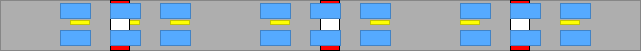
      <widget class="QFrame" name="frame_6">
       <property name="geometry">
        <rect>
         <x>70</x>
         <y>190</y>
         <width>641</width>
         <height>51</height>
        </rect>
       </property>
       <property name="styleSheet">
        <string notr="true">background-color: rgb(174, 174, 174);</string>
       </property>
       <property name="frameShape">
        <enum>QFrame::Shape::StyledPanel</enum>
       </property>
       <property name="frameShadow">
        <enum>QFrame::Shadow::Raised</enum>
       </property>
       <widget class="QFrame" name="frame_115">
        <property name="geometry">
         <rect>
          <x>560</x>
          <y>20</y>
          <width>20</width>
          <height>5</height>
         </rect>
        </property>
        <property name="styleSheet">
         <string notr="true">background-color: rgb(255, 255, 0);</string>
        </property>
        <property name="frameShape">
         <enum>QFrame::Shape::StyledPanel</enum>
        </property>
        <property name="frameShadow">
         <enum>QFrame::Shadow::Raised</enum>
        </property>
       </widget>
       <widget class="QFrame" name="frame_113">
        <property name="geometry">
         <rect>
          <x>460</x>
          <y>20</y>
          <width>20</width>
          <height>5</height>
         </rect>
        </property>
        <property name="styleSheet">
         <string notr="true">background-color: rgb(255, 255, 0);</string>
        </property>
        <property name="frameShape">
         <enum>QFrame::Shape::StyledPanel</enum>
        </property>
        <property name="frameShadow">
         <enum>QFrame::Shadow::Raised</enum>
        </property>
       </widget>
       <widget class="QFrame" name="frame_114">
        <property name="geometry">
         <rect>
          <x>510</x>
          <y>20</y>
          <width>20</width>
          <height>5</height>
         </rect>
        </property>
        <property name="styleSheet">
         <string notr="true">background-color: rgb(255, 255, 0);</string>
        </property>
        <property name="frameShape">
         <enum>QFrame::Shape::StyledPanel</enum>
        </property>
        <property name="frameShadow">
         <enum>QFrame::Shadow::Raised</enum>
        </property>
       </widget>
       <widget class="QFrame" name="frame_118">
        <property name="geometry">
         <rect>
          <x>170</x>
          <y>20</y>
          <width>20</width>
          <height>5</height>
         </rect>
        </property>
        <property name="styleSheet">
         <string notr="true">background-color: rgb(255, 255, 0);</string>
        </property>
        <property name="frameShape">
         <enum>QFrame::Shape::StyledPanel</enum>
        </property>
        <property name="frameShadow">
         <enum>QFrame::Shadow::Raised</enum>
        </property>
       </widget>
       <widget class="QFrame" name="frame_116">
        <property name="geometry">
         <rect>
          <x>70</x>
          <y>20</y>
          <width>20</width>
          <height>5</height>
         </rect>
        </property>
        <property name="styleSheet">
         <string notr="true">background-color: rgb(255, 255, 0);</string>
        </property>
        <property name="frameShape">
         <enum>QFrame::Shape::StyledPanel</enum>
        </property>
        <property name="frameShadow">
         <enum>QFrame::Shadow::Raised</enum>
        </property>
       </widget>
       <widget class="QFrame" name="frame_117">
        <property name="geometry">
         <rect>
          <x>120</x>
          <y>20</y>
          <width>20</width>
          <height>5</height>
         </rect>
        </property>
        <property name="styleSheet">
         <string notr="true">background-color: rgb(255, 255, 0);</string>
        </property>
        <property name="frameShape">
         <enum>QFrame::Shape::StyledPanel</enum>
        </property>
        <property name="frameShadow">
         <enum>QFrame::Shadow::Raised</enum>
        </property>
       </widget>
       <widget class="QFrame" name="frame_121">
        <property name="geometry">
         <rect>
          <x>370</x>
          <y>20</y>
          <width>20</width>
          <height>5</height>
         </rect>
        </property>
        <property name="styleSheet">
         <string notr="true">background-color: rgb(255, 255, 0);</string>
        </property>
        <property name="frameShape">
         <enum>QFrame::Shape::StyledPanel</enum>
        </property>
        <property name="frameShadow">
         <enum>QFrame::Shadow::Raised</enum>
        </property>
       </widget>
       <widget class="QFrame" name="frame_119">
        <property name="geometry">
         <rect>
          <x>270</x>
          <y>20</y>
          <width>20</width>
          <height>5</height>
         </rect>
        </property>
        <property name="styleSheet">
         <string notr="true">background-color: rgb(255, 255, 0);</string>
        </property>
        <property name="frameShape">
         <enum>QFrame::Shape::StyledPanel</enum>
        </property>
        <property name="frameShadow">
         <enum>QFrame::Shadow::Raised</enum>
        </property>
       </widget>
       <widget class="QFrame" name="frame_120">
        <property name="geometry">
         <rect>
          <x>320</x>
          <y>20</y>
          <width>20</width>
          <height>5</height>
         </rect>
        </property>
        <property name="styleSheet">
         <string notr="true">background-color: rgb(255, 255, 0);</string>
        </property>
        <property name="frameShape">
         <enum>QFrame::Shape::StyledPanel</enum>
        </property>
        <property name="frameShadow">
         <enum>QFrame::Shadow::Raised</enum>
        </property>
       </widget>
       <widget class="QFrame" name="bframe1">
        <property name="geometry">
         <rect>
          <x>510</x>
          <y>0</y>
          <width>20</width>
          <height>51</height>
         </rect>
        </property>
        <property name="styleSheet">
         <string notr="true">background-color: qlineargradient(spread:pad, x1:0, y1:0, x2:0, y2:1, stop:0 rgba(255, 0, 0, 255), stop:0.339795 rgba(255, 0, 0, 255), stop:0.339799 rgba(255, 255, 255, 255), stop:0.662444 rgba(255, 255, 255, 255), stop:0.662469 rgba(255, 0, 0, 255), stop:1 rgba(255, 0, 0, 255));</string>
        </property>
        <property name="frameShape">
         <enum>QFrame::Shape::StyledPanel</enum>
        </property>
        <property name="frameShadow">
         <enum>QFrame::Shadow::Raised</enum>
        </property>
       </widget>
       <widget class="QFrame" name="bframe2">
        <property name="geometry">
         <rect>
          <x>320</x>
          <y>0</y>
          <width>20</width>
          <height>51</height>
         </rect>
        </property>
        <property name="styleSheet">
         <string notr="true">background-color: qlineargradient(spread:pad, x1:0, y1:0, x2:0, y2:1, stop:0 rgba(255, 0, 0, 255), stop:0.339795 rgba(255, 0, 0, 255), stop:0.339799 rgba(255, 255, 255, 255), stop:0.662444 rgba(255, 255, 255, 255), stop:0.662469 rgba(255, 0, 0, 255), stop:1 rgba(255, 0, 0, 255));</string>
        </property>
        <property name="frameShape">
         <enum>QFrame::Shape::StyledPanel</enum>
        </property>
        <property name="frameShadow">
         <enum>QFrame::Shadow::Raised</enum>
        </property>
       </widget>
       <widget class="QFrame" name="bframe3">
        <property name="geometry">
         <rect>
          <x>110</x>
          <y>0</y>
          <width>20</width>
          <height>51</height>
         </rect>
        </property>
        <property name="styleSheet">
         <string notr="true">background-color: qlineargradient(spread:pad, x1:0, y1:0, x2:0, y2:1, stop:0 rgba(255, 0, 0, 255), stop:0.339795 rgba(255, 0, 0, 255), stop:0.339799 rgba(255, 255, 255, 255), stop:0.662444 rgba(255, 255, 255, 255), stop:0.662469 rgba(255, 0, 0, 255), stop:1 rgba(255, 0, 0, 255));</string>
        </property>
        <property name="frameShape">
         <enum>QFrame::Shape::StyledPanel</enum>
        </property>
        <property name="frameShadow">
         <enum>QFrame::Shadow::Raised</enum>
        </property>
       </widget>
       <widget class="QFrame" name="autopos6_5">
        <property name="geometry">
         <rect>
          <x>360</x>
          <y>30</y>
          <width>31</width>
          <height>16</height>
         </rect>
        </property>
        <property name="styleSheet">
         <string notr="true">background-color: rgb(85, 170, 255);</string>
        </property>
        <property name="frameShape">
         <enum>QFrame::Shape::StyledPanel</enum>
        </property>
        <property name="frameShadow">
         <enum>QFrame::Shadow::Raised</enum>
        </property>
       </widget>
       <widget class="QFrame" name="autopos4_5">
        <property name="geometry">
         <rect>
          <x>260</x>
          <y>30</y>
          <width>31</width>
          <height>16</height>
         </rect>
        </property>
        <property name="styleSheet">
         <string notr="true">background-color: rgb(85, 170, 255);</string>
        </property>
        <property name="frameShape">
         <enum>QFrame::Shape::StyledPanel</enum>
        </property>
        <property name="frameShadow">
         <enum>QFrame::Shadow::Raised</enum>
        </property>
       </widget>
       <widget class="QFrame" name="autopos1_5">
        <property name="geometry">
         <rect>
          <x>360</x>
          <y>3</y>
          <width>31</width>
          <height>16</height>
         </rect>
        </property>
        <property name="styleSheet">
         <string notr="true">background-color: rgb(85, 170, 255);</string>
        </property>
        <property name="frameShape">
         <enum>QFrame::Shape::StyledPanel</enum>
        </property>
        <property name="frameShadow">
         <enum>QFrame::Shadow::Raised</enum>
        </property>
       </widget>
       <widget class="QFrame" name="autopos5_5">
        <property name="geometry">
         <rect>
          <x>310</x>
          <y>30</y>
          <width>31</width>
          <height>16</height>
         </rect>
        </property>
        <property name="styleSheet">
         <string notr="true">background-color: rgb(85, 170, 255);</string>
        </property>
        <property name="frameShape">
         <enum>QFrame::Shape::StyledPanel</enum>
        </property>
        <property name="frameShadow">
         <enum>QFrame::Shadow::Raised</enum>
        </property>
       </widget>
       <widget class="QFrame" name="autopos3_5">
        <property name="geometry">
         <rect>
          <x>260</x>
          <y>3</y>
          <width>31</width>
          <height>16</height>
         </rect>
        </property>
        <property name="styleSheet">
         <string notr="true">background-color: rgb(85, 170, 255);</string>
        </property>
        <property name="frameShape">
         <enum>QFrame::Shape::StyledPanel</enum>
        </property>
        <property name="frameShadow">
         <enum>QFrame::Shadow::Raised</enum>
        </property>
       </widget>
       <widget class="QFrame" name="autopos2_5">
        <property name="geometry">
         <rect>
          <x>310</x>
          <y>3</y>
          <width>31</width>
          <height>16</height>
         </rect>
        </property>
        <property name="styleSheet">
         <string notr="true">background-color: rgb(85, 170, 255);</string>
        </property>
        <property name="frameShape">
         <enum>QFrame::Shape::StyledPanel</enum>
        </property>
        <property name="frameShadow">
         <enum>QFrame::Shadow::Raised</enum>
        </property>
       </widget>
       <widget class="QFrame" name="autopos6_6">
        <property name="geometry">
         <rect>
          <x>560</x>
          <y>30</y>
          <width>31</width>
          <height>16</height>
         </rect>
        </property>
        <property name="styleSheet">
         <string notr="true">background-color: rgb(85, 170, 255);</string>
        </property>
        <property name="frameShape">
         <enum>QFrame::Shape::StyledPanel</enum>
        </property>
        <property name="frameShadow">
         <enum>QFrame::Shadow::Raised</enum>
        </property>
       </widget>
       <widget class="QFrame" name="autopos3_6">
        <property name="geometry">
         <rect>
          <x>460</x>
          <y>3</y>
          <width>31</width>
          <height>16</height>
         </rect>
        </property>
        <property name="styleSheet">
         <string notr="true">background-color: rgb(85, 170, 255);</string>
        </property>
        <property name="frameShape">
         <enum>QFrame::Shape::StyledPanel</enum>
        </property>
        <property name="frameShadow">
         <enum>QFrame::Shadow::Raised</enum>
        </property>
       </widget>
       <widget class="QFrame" name="autopos5_6">
        <property name="geometry">
         <rect>
          <x>510</x>
          <y>30</y>
          <width>31</width>
          <height>16</height>
         </rect>
        </property>
        <property name="styleSheet">
         <string notr="true">background-color: rgb(85, 170, 255);</string>
        </property>
        <property name="frameShape">
         <enum>QFrame::Shape::StyledPanel</enum>
        </property>
        <property name="frameShadow">
         <enum>QFrame::Shadow::Raised</enum>
        </property>
       </widget>
       <widget class="QFrame" name="autopos1_6">
        <property name="geometry">
         <rect>
          <x>560</x>
          <y>3</y>
          <width>31</width>
          <height>16</height>
         </rect>
        </property>
        <property name="styleSheet">
         <string notr="true">background-color: rgb(85, 170, 255);</string>
        </property>
        <property name="frameShape">
         <enum>QFrame::Shape::StyledPanel</enum>
        </property>
        <property name="frameShadow">
         <enum>QFrame::Shadow::Raised</enum>
        </property>
       </widget>
       <widget class="QFrame" name="autopos4_6">
        <property name="geometry">
         <rect>
          <x>460</x>
          <y>30</y>
          <width>31</width>
          <height>16</height>
         </rect>
        </property>
        <property name="styleSheet">
         <string notr="true">background-color: rgb(85, 170, 255);</string>
        </property>
        <property name="frameShape">
         <enum>QFrame::Shape::StyledPanel</enum>
        </property>
        <property name="frameShadow">
         <enum>QFrame::Shadow::Raised</enum>
        </property>
       </widget>
       <widget class="QFrame" name="autopos2_6">
        <property name="geometry">
         <rect>
          <x>510</x>
          <y>3</y>
          <width>31</width>
          <height>16</height>
         </rect>
        </property>
        <property name="styleSheet">
         <string notr="true">background-color: rgb(85, 170, 255);</string>
        </property>
        <property name="frameShape">
         <enum>QFrame::Shape::StyledPanel</enum>
        </property>
        <property name="frameShadow">
         <enum>QFrame::Shadow::Raised</enum>
        </property>
       </widget>
       <widget class="QFrame" name="autopos6_4">
        <property name="geometry">
         <rect>
          <x>160</x>
          <y>30</y>
          <width>31</width>
          <height>16</height>
         </rect>
        </property>
        <property name="styleSheet">
         <string notr="true">background-color: rgb(85, 170, 255);</string>
        </property>
        <property name="frameShape">
         <enum>QFrame::Shape::StyledPanel</enum>
        </property>
        <property name="frameShadow">
         <enum>QFrame::Shadow::Raised</enum>
        </property>
       </widget>
       <widget class="QFrame" name="autopos3_4">
        <property name="geometry">
         <rect>
          <x>60</x>
          <y>3</y>
          <width>31</width>
          <height>16</height>
         </rect>
        </property>
        <property name="styleSheet">
         <string notr="true">background-color: rgb(85, 170, 255);</string>
        </property>
        <property name="frameShape">
         <enum>QFrame::Shape::StyledPanel</enum>
        </property>
        <property name="frameShadow">
         <enum>QFrame::Shadow::Raised</enum>
        </property>
       </widget>
       <widget class="QFrame" name="autopos2_4">
        <property name="geometry">
         <rect>
          <x>110</x>
          <y>3</y>
          <width>31</width>
          <height>16</height>
         </rect>
        </property>
        <property name="styleSheet">
         <string notr="true">background-color: rgb(85, 170, 255);</string>
        </property>
        <property name="frameShape">
         <enum>QFrame::Shape::StyledPanel</enum>
        </property>
        <property name="frameShadow">
         <enum>QFrame::Shadow::Raised</enum>
        </property>
       </widget>
       <widget class="QFrame" name="autopos5_4">
        <property name="geometry">
         <rect>
          <x>110</x>
          <y>30</y>
          <width>31</width>
          <height>16</height>
         </rect>
        </property>
        <property name="styleSheet">
         <string notr="true">background-color: rgb(85, 170, 255);</string>
        </property>
        <property name="frameShape">
         <enum>QFrame::Shape::StyledPanel</enum>
        </property>
        <property name="frameShadow">
         <enum>QFrame::Shadow::Raised</enum>
        </property>
       </widget>
       <widget class="QFrame" name="autopos4_4">
        <property name="geometry">
         <rect>
          <x>60</x>
          <y>30</y>
          <width>31</width>
          <height>16</height>
         </rect>
        </property>
        <property name="styleSheet">
         <string notr="true">background-color: rgb(85, 170, 255);</string>
        </property>
        <property name="frameShape">
         <enum>QFrame::Shape::StyledPanel</enum>
        </property>
        <property name="frameShadow">
         <enum>QFrame::Shadow::Raised</enum>
        </property>
       </widget>
       <widget class="QFrame" name="autopos1_4">
        <property name="geometry">
         <rect>
          <x>160</x>
          <y>3</y>
          <width>31</width>
          <height>16</height>
         </rect>
        </property>
        <property name="styleSheet">
         <string notr="true">background-color: rgb(85, 170, 255);</string>
        </property>
        <property name="frameShape">
         <enum>QFrame::Shape::StyledPanel</enum>
        </property>
        <property name="frameShadow">
         <enum>QFrame::Shadow::Raised</enum>
        </property>
       </widget>
      </widget>
